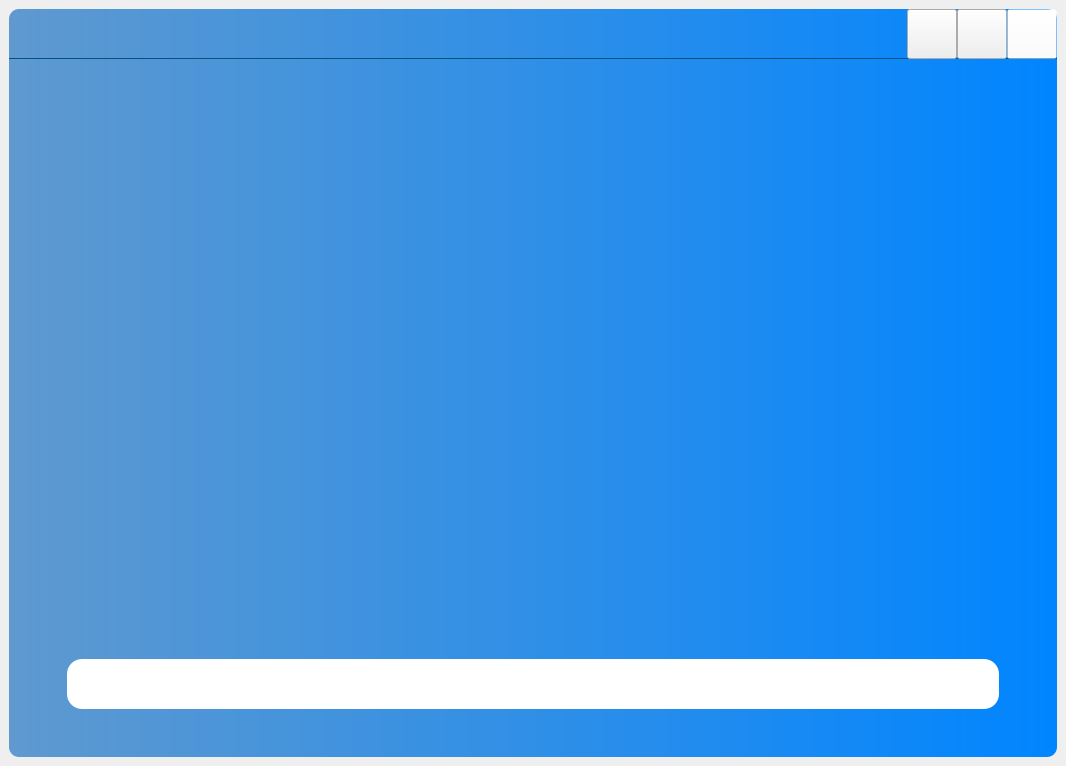
<?xml version="1.0" encoding="UTF-8"?>
<ui version="4.0">
 <class>MainWindow</class>
 <widget class="QMainWindow" name="MainWindow">
  <property name="geometry">
   <rect>
    <x>0</x>
    <y>0</y>
    <width>1066</width>
    <height>766</height>
   </rect>
  </property>
  <property name="maximumSize">
   <size>
    <width>2086</width>
    <height>2788</height>
   </size>
  </property>
  <property name="windowTitle">
   <string>MainWindow</string>
  </property>
  <widget class="QWidget" name="centralwidget">
   <layout class="QHBoxLayout" name="horizontalLayout">
    <item>
     <widget class="QWidget" name="widget_3" native="true">
      <property name="styleSheet">
       <string notr="true">#widget_3{
background-color: qlineargradient(spread:pad, x1:0, y1:0, x2:1, y2:0, stop:0 rgba(95, 153, 207, 255), stop:1 rgba(0, 133, 255, 255));
border-radius: 10px;
}

</string>
      </property>
      <layout class="QVBoxLayout" name="verticalLayout">
       <property name="leftMargin">
        <number>0</number>
       </property>
       <property name="topMargin">
        <number>0</number>
       </property>
       <property name="rightMargin">
        <number>0</number>
       </property>
       <property name="bottomMargin">
        <number>0</number>
       </property>
       <item>
        <widget class="QWidget" name="widget_2" native="true">
         <property name="maximumSize">
          <size>
           <width>16777215</width>
           <height>50</height>
          </size>
         </property>
         <property name="styleSheet">
          <string notr="true">#widget_2{
background-color: rgba(32, 255, 51, 0);
border-top-left-radius: 10px;
border-top-right-radius: 10px;
border-bottom : 1px solid rgb(0, 85, 127)}</string>
         </property>
         <layout class="QHBoxLayout" name="horizontalLayout_2">
          <property name="spacing">
           <number>0</number>
          </property>
          <property name="leftMargin">
           <number>0</number>
          </property>
          <property name="topMargin">
           <number>0</number>
          </property>
          <property name="rightMargin">
           <number>0</number>
          </property>
          <property name="bottomMargin">
           <number>0</number>
          </property>
          <item>
           <widget class="QWidget" name="widget_5" native="true">
            <property name="minimumSize">
             <size>
              <width>0</width>
              <height>50</height>
             </size>
            </property>
            <property name="maximumSize">
             <size>
              <width>16777215</width>
              <height>50</height>
             </size>
            </property>
            <layout class="QHBoxLayout" name="horizontalLayout_4">
             <property name="spacing">
              <number>0</number>
             </property>
             <property name="leftMargin">
              <number>0</number>
             </property>
             <property name="topMargin">
              <number>0</number>
             </property>
             <property name="rightMargin">
              <number>0</number>
             </property>
             <property name="bottomMargin">
              <number>0</number>
             </property>
             <item>
              <widget class="QWidget" name="widget_9" native="true">
               <property name="minimumSize">
                <size>
                 <width>100</width>
                 <height>50</height>
                </size>
               </property>
               <property name="maximumSize">
                <size>
                 <width>100</width>
                 <height>50</height>
                </size>
               </property>
               <property name="styleSheet">
                <string notr="true">#widget9{border-right : 2px solid rgb(125, 145, 170);}</string>
               </property>
               <layout class="QHBoxLayout" name="horizontalLayout_7">
                <property name="spacing">
                 <number>0</number>
                </property>
                <property name="leftMargin">
                 <number>0</number>
                </property>
                <property name="topMargin">
                 <number>0</number>
                </property>
                <property name="rightMargin">
                 <number>0</number>
                </property>
                <property name="bottomMargin">
                 <number>0</number>
                </property>
                <item>
                 <widget class="QLabel" name="label">
                  <property name="minimumSize">
                   <size>
                    <width>50</width>
                    <height>50</height>
                   </size>
                  </property>
                  <property name="maximumSize">
                   <size>
                    <width>50</width>
                    <height>50</height>
                   </size>
                  </property>
                  <property name="styleSheet">
                   <string notr="true">
border-radius : 10px</string>
                  </property>
                  <property name="text">
                   <string/>
                  </property>
                  <property name="pixmap">
                   <pixmap>Image/Fox.png</pixmap>
                  </property>
                  <property name="alignment">
                   <set>Qt::AlignCenter</set>
                  </property>
                 </widget>
                </item>
               </layout>
              </widget>
             </item>
             <item>
              <spacer name="horizontalSpacer_2">
               <property name="orientation">
                <enum>Qt::Horizontal</enum>
               </property>
               <property name="sizeHint" stdset="0">
                <size>
                 <width>1013</width>
                 <height>20</height>
                </size>
               </property>
              </spacer>
             </item>
            </layout>
           </widget>
          </item>
          <item>
           <widget class="QWidget" name="widget_4" native="true">
            <layout class="QHBoxLayout" name="horizontalLayout_3">
             <property name="spacing">
              <number>0</number>
             </property>
             <property name="leftMargin">
              <number>0</number>
             </property>
             <property name="topMargin">
              <number>0</number>
             </property>
             <property name="rightMargin">
              <number>0</number>
             </property>
             <property name="bottomMargin">
              <number>0</number>
             </property>
             <item>
              <widget class="QPushButton" name="btn_substract">
               <property name="minimumSize">
                <size>
                 <width>50</width>
                 <height>50</height>
                </size>
               </property>
               <property name="cursor">
                <cursorShape>PointingHandCursor</cursorShape>
               </property>
               <property name="styleSheet">
                <string notr="true">background-color: rgba(255, 255, 255, 0);
background-color:rgba(255,255,255,0);box-shadow:0,0,0,0}
#btn_substract:hover{
background-color:rgb(0,160,255);


</string>
               </property>
               <property name="text">
                <string/>
               </property>
               <property name="icon">
                <iconset>
                 <normaloff>Image/icons8-reduce-24.png</normaloff>Image/icons8-reduce-24.png</iconset>
               </property>
               <property name="iconSize">
                <size>
                 <width>42</width>
                 <height>29</height>
                </size>
               </property>
              </widget>
             </item>
             <item>
              <widget class="QPushButton" name="btn_pile_stack">
               <property name="minimumSize">
                <size>
                 <width>50</width>
                 <height>50</height>
                </size>
               </property>
               <property name="cursor">
                <cursorShape>PointingHandCursor</cursorShape>
               </property>
               <property name="styleSheet">
                <string notr="true">background-color: rgba(255, 255, 255, 0);
background-color:rgba(255,255,255,0);box-shadow:0,0,0,0}
#btn_pile_stack:hover{
background-color:rgb(0,160,255);
</string>
               </property>
               <property name="text">
                <string/>
               </property>
               <property name="icon">
                <iconset>
                 <normaloff>Image/icons8-restore-window-50.png</normaloff>Image/icons8-restore-window-50.png</iconset>
               </property>
               <property name="iconSize">
                <size>
                 <width>23</width>
                 <height>27</height>
                </size>
               </property>
              </widget>
             </item>
             <item>
              <widget class="QPushButton" name="btn_exit">
               <property name="minimumSize">
                <size>
                 <width>50</width>
                 <height>50</height>
                </size>
               </property>
               <property name="cursor">
                <cursorShape>PointingHandCursor</cursorShape>
               </property>
               <property name="styleSheet">
                <string notr="true">#btn_exit{background-color: rgba(255, 255, 255, 0);
background-color:rgba(255,255,255,0);
}
#btn_exit:hover{
background-color: rgb(0,160,255);
border-top-right-radius: 10px;
}</string>
               </property>
               <property name="text">
                <string/>
               </property>
               <property name="icon">
                <iconset>
                 <normaloff>Image/icons8-close-window-50.png</normaloff>Image/icons8-close-window-50.png</iconset>
               </property>
               <property name="iconSize">
                <size>
                 <width>20</width>
                 <height>28</height>
                </size>
               </property>
              </widget>
             </item>
            </layout>
           </widget>
          </item>
         </layout>
        </widget>
       </item>
       <item>
        <widget class="QWidget" name="widget" native="true">
         <layout class="QHBoxLayout" name="horizontalLayout_8">
          <item>
           <spacer name="horizontalSpacer">
            <property name="orientation">
             <enum>Qt::Horizontal</enum>
            </property>
            <property name="sizeType">
             <enum>QSizePolicy::Fixed</enum>
            </property>
            <property name="sizeHint" stdset="0">
             <size>
              <width>40</width>
              <height>20</height>
             </size>
            </property>
           </spacer>
          </item>
          <item>
           <widget class="QWidget" name="widget_6" native="true">
            <layout class="QVBoxLayout" name="verticalLayout_2">
             <item>
              <widget class="QLabel" name="label_creen">
               <property name="maximumSize">
                <size>
                 <width>900</width>
                 <height>512</height>
                </size>
               </property>
               <property name="styleSheet">
                <string notr="true">border-top-right-radius: 20px;</string>
               </property>
               <property name="text">
                <string/>
               </property>
               <property name="pixmap">
                <pixmap>Image/z5461290588979_692bf1a21a79b202b016a475ef95d80d.jpg</pixmap>
               </property>
               <property name="scaledContents">
                <bool>true</bool>
               </property>
               <property name="alignment">
                <set>Qt::AlignCenter</set>
               </property>
              </widget>
             </item>
             <item>
              <spacer name="verticalSpacer">
               <property name="orientation">
                <enum>Qt::Vertical</enum>
               </property>
               <property name="sizeType">
                <enum>QSizePolicy::Fixed</enum>
               </property>
               <property name="sizeHint" stdset="0">
                <size>
                 <width>20</width>
                 <height>40</height>
                </size>
               </property>
              </spacer>
             </item>
             <item>
              <widget class="QLineEdit" name="text_predict">
               <property name="minimumSize">
                <size>
                 <width>0</width>
                 <height>50</height>
                </size>
               </property>
               <property name="font">
                <font>
                 <family>Nirmala UI</family>
                 <pointsize>14</pointsize>
                 <weight>50</weight>
                 <bold>false</bold>
                </font>
               </property>
               <property name="styleSheet">
                <string notr="true">border-radius: 15px;
padding-left: 20px;
padding-right: 20px;
</string>
               </property>
              </widget>
             </item>
             <item>
              <spacer name="verticalSpacer_2">
               <property name="orientation">
                <enum>Qt::Vertical</enum>
               </property>
               <property name="sizeType">
                <enum>QSizePolicy::Fixed</enum>
               </property>
               <property name="sizeHint" stdset="0">
                <size>
                 <width>20</width>
                 <height>20</height>
                </size>
               </property>
              </spacer>
             </item>
            </layout>
           </widget>
          </item>
          <item>
           <spacer name="horizontalSpacer_3">
            <property name="orientation">
             <enum>Qt::Horizontal</enum>
            </property>
            <property name="sizeType">
             <enum>QSizePolicy::Fixed</enum>
            </property>
            <property name="sizeHint" stdset="0">
             <size>
              <width>40</width>
              <height>20</height>
             </size>
            </property>
           </spacer>
          </item>
         </layout>
        </widget>
       </item>
      </layout>
     </widget>
    </item>
   </layout>
  </widget>
 </widget>
 <resources/>
 <connections/>
</ui>
